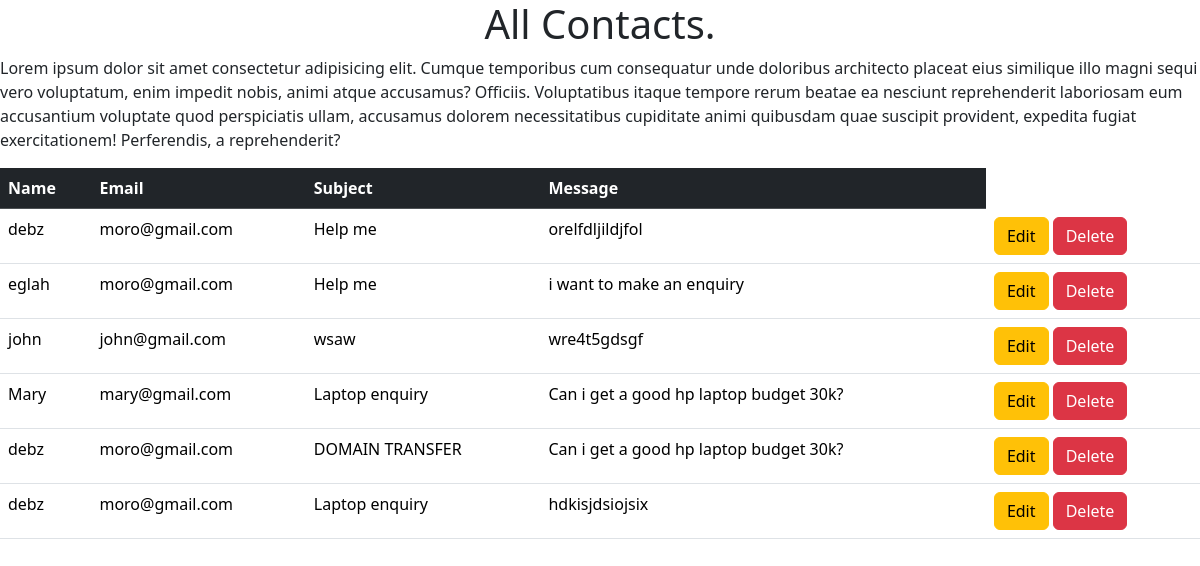
/show/, run on an earlier commit of the app's database.
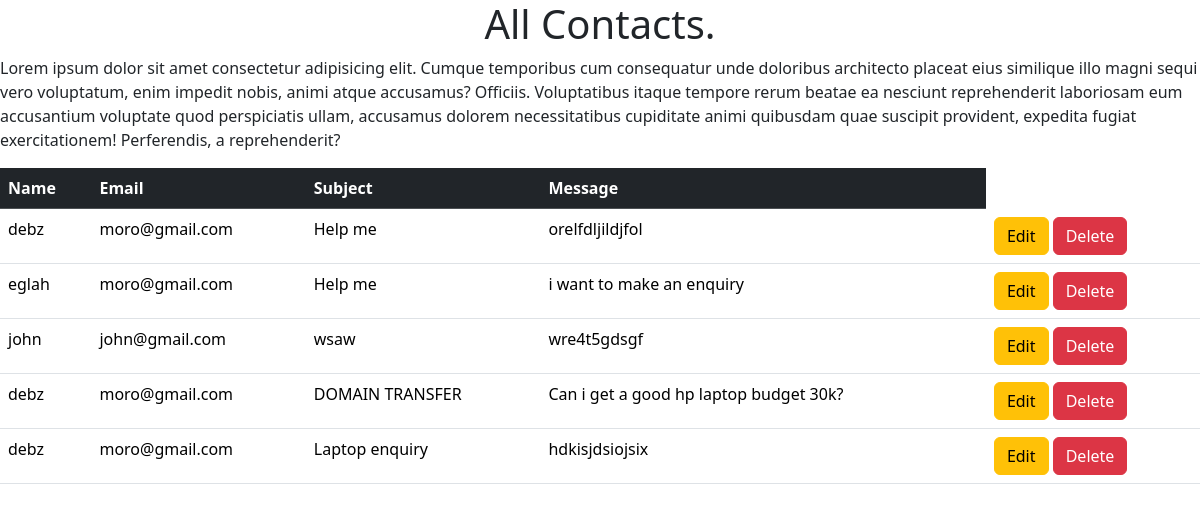
And on a later commit of the database.
### myapp/models.py (models this page shows, shortened)
class Contact(models.Model):
    name = models.CharField(max_length=20)
    email = models.EmailField()
    subject = models.CharField(max_length=50)
    message = models.TextField()

### myapp/views.py (the view)
# urls.py: path('show/', views.show, name='show'),
def show(request):
    all = Contact.objects.all()
    return render(request, 'show.html', {"all" : all})

### templates/show.html (shortened to what this page needs)
<!doctype html>
<html lang="en">
  <head>
    {% load static %}
    <link
      rel="stylesheet"
      href="{% static 'assets/vendor/bootstrap/css/bootstrap.min.css' %}"
    />
  </head>
  <body>
    <h1 class="text-center">All Contacts.</h1>
    <p>
      Lorem ipsum dolor sit amet consectetur adipisicing elit. Cumque temporibus
      cum consequatur unde doloribus architecto placeat eius similique illo
      magni sequi vero voluptatum, enim impedit nobis, animi atque accusamus?
      Officiis. Voluptatibus itaque tempore rerum beatae ea nesciunt
      reprehenderit laboriosam eum accusantium voluptate quod perspiciatis
      ullam, accusamus dolorem necessitatibus cupiditate animi quibusdam quae
      suscipit provident, expedita fugiat exercitationem! Perferendis, a
      reprehenderit?
    </p>
    <table class="table">
      <tr class="table-dark">
        <th>Name</th>
        <th>Email</th>
        <th>Subject</th>
        <th>Message</th>
      </tr>
      {% for contact in all %}
      <tr>
        <td>{{contact.name}}</td>
        <td>{{contact.email}}</td>
        <td>{{contact.subject}}</td>
        <td>{{contact.message}}</td>
        <td>
          <a href="/edit/{{contact.id}}" class="btn btn-warning">Edit</a>
          <a href="/delete/{{contact.id}}" class="btn btn-danger">Delete</a>
        </td>
      </tr>
      {% endfor %}
    </table>
  </body>
</html>

What changed in the data, as far as the page shows it:
removed Contact: name "Mary", email "mary@gmail.com", subject "Laptop enquiry", message "Can i get a good hp laptop budget 30k?"
